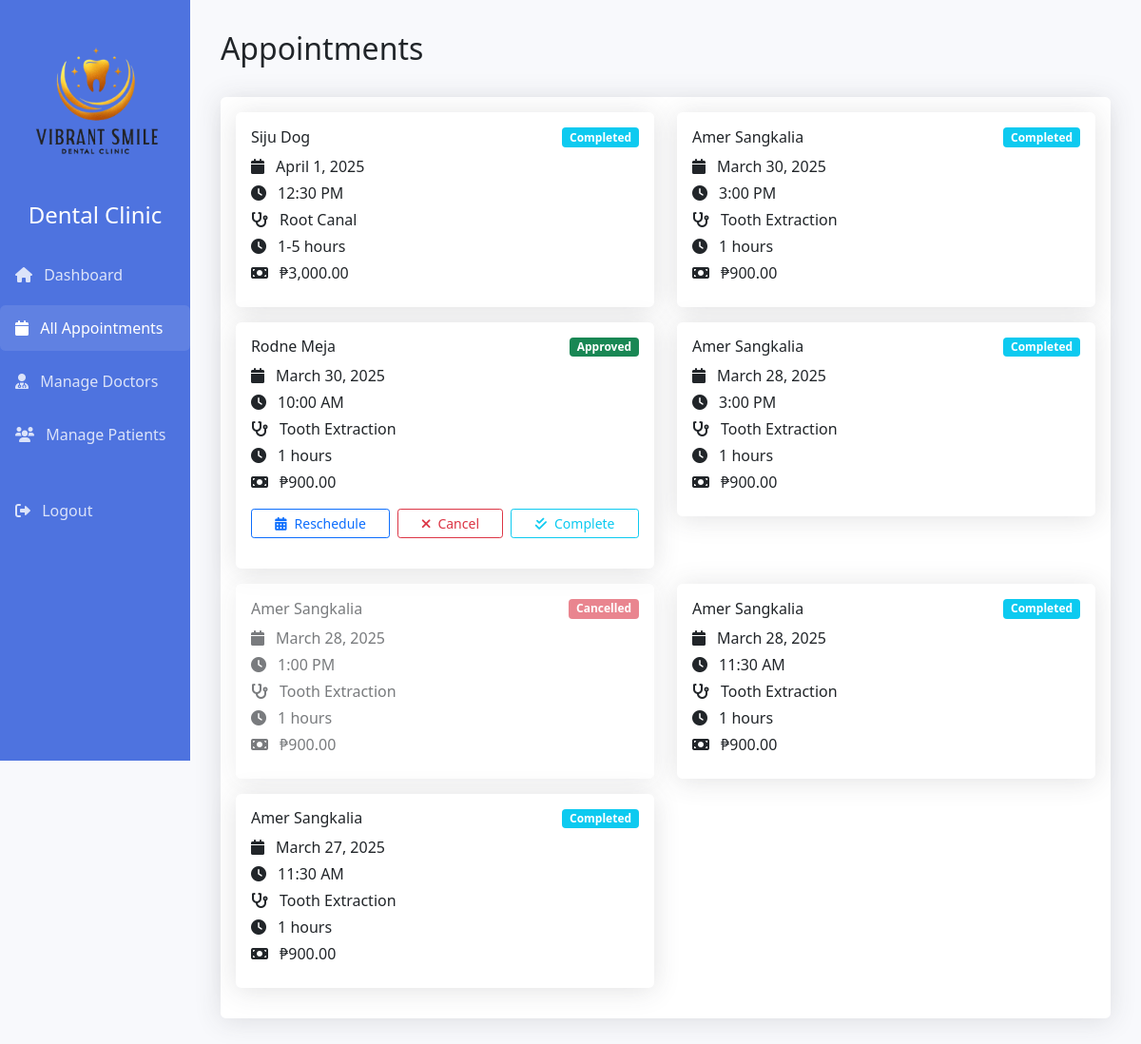
The app's page /appointments.php (signed in) with its own data.
### tables this page shows
CREATE TABLE `appointments` (
  `id` int(11) NOT NULL,
  `patient_id` int(11) NOT NULL,
  `doctor_id` int(11) DEFAULT NULL,
  `appointment_date` date NOT NULL,
  `appointment_time` time NOT NULL,
  `status` enum('pending','scheduled','approved','completed','cancelled') NOT NULL DEFAULT 'pending',
  `notes` text DEFAULT NULL,
  `created_at` timestamp NOT NULL DEFAULT current_timestamp(),
  `updated_at` timestamp NOT NULL DEFAULT current_timestamp() ON UPDATE current_timestamp(),
  `service_id` int(11) DEFAULT NULL,
  `end_time` time DEFAULT NULL,
  `reschedule_count` int(11) DEFAULT 0
);

CREATE TABLE `services` (
  `id` int(11) NOT NULL,
  `name` varchar(100) NOT NULL,
  `description` text DEFAULT NULL,
  `duration` varchar(50) NOT NULL,
  `duration_format` varchar(50) DEFAULT NULL,
  `price` decimal(10,2) NOT NULL,
  `status` enum('active','inactive') DEFAULT 'active',
  `created_at` timestamp NOT NULL DEFAULT current_timestamp(),
  `updated_at` timestamp NOT NULL DEFAULT current_timestamp() ON UPDATE current_timestamp()
);

### appointments.php (the view, shortened to what this page needs)
<?php
require_once "config/database.php";
$role = $_SESSION["role"];
$user_id = $_SESSION["id"];
$patient_sql = "SELECT id FROM patients WHERE user_id = ?";
if($stmt = mysqli_prepare($conn, $patient_sql)){
    mysqli_stmt_bind_param($stmt, "i", $user_id);
    mysqli_stmt_execute($stmt);
    $patient_result = mysqli_stmt_get_result($stmt);
    $patient = mysqli_fetch_assoc($patient_result);
} else {
    error_log("Failed to prepare patient query: " . mysqli_error($conn));
    $patient_id = null;
}
if($role == "patient"){
    $sql = "SELECT a.*, s.name as service_name, s.price as service_price, s.duration, s.duration_format,
            CONCAT(u2.first_name, ' ', u2.last_name) as doctor_name,
            CONCAT(pu.first_name, ' ', pu.last_name) as patient_name,
            pu.id as patient_user_id,
            p.family_role
            FROM appointments a
            JOIN doctors d ON a.doctor_id = d.id
            JOIN users u2 ON d.user_id = u2.id
            JOIN services s ON a.service_id = s.id
            JOIN patients p ON a.patient_id = p.id
            JOIN users pu ON p.user_id = pu.id
            WHERE (a.patient_id = ? OR a.patient_id IN (
                SELECT p2.id FROM patients p1
                JOIN patients p2 ON p1.family_code = p2.family_code
                WHERE p1.user_id = ? AND p1.family_code IS NOT NULL AND p2.id != p1.id
            ))
            ORDER BY a.appointment_date DESC, a.appointment_time DESC";
    if($stmt = mysqli_prepare($conn, $sql)){
        mysqli_stmt_bind_param($stmt, "ii", $patient['id'], $_SESSION["id"]);
        if(!mysqli_stmt_execute($stmt)) {
            die("Error executing query: " . mysqli_stmt_error($stmt));
        }
        $appointments_result = mysqli_stmt_get_result($stmt);
        if(!$appointments_result) {
            die("Error getting result: " . mysqli_error($conn));
        }
        while($row = mysqli_fetch_assoc($appointments_result)) {
            $appointments[] = $row;
        }
    } else {
        die("Error preparing statement: " . mysqli_error($conn));
    }
} else{
    $sql = "SELECT a.*, d.specialization, s.name as service_name, s.price as service_price, s.duration, s.duration_format,
            CONCAT(u1.first_name, ' ', u1.last_name) as doctor_name,
            CONCAT(u2.first_name, ' ', u2.last_name) as patient_name
            FROM appointments a
            JOIN doctors d ON a.doctor_id = d.id
            JOIN patients p ON a.patient_id = p.id
            JOIN users u1 ON d.user_id = u1.id
            JOIN users u2 ON p.user_id = u2.id
            JOIN services s ON a.service_id = s.id
            ORDER BY a.appointment_date DESC, a.appointment_time DESC";
}
$appointments = array();
if($stmt = mysqli_prepare($conn, $sql)){
    if(!mysqli_stmt_execute($stmt)) {
        die("Error executing query: " . mysqli_stmt_error($stmt));
    }
    $appointments_result = mysqli_stmt_get_result($stmt);
    while($row = mysqli_fetch_assoc($appointments_result)) {
        $appointments[] = $row;
    }
} else {
    die("Error preparing statement: " . mysqli_error($conn));
}
    if(empty($appointments)): ?>
    <?php endif;
$role = $_SESSION["role"];
?>
<!DOCTYPE html>
<html lang="en">
<head>
    <link href="https://cdn.jsdelivr.net/npm/bootstrap@5.1.3/dist/css/bootstrap.min.css" rel="stylesheet">
    <link href="https://cdnjs.cloudflare.com/ajax/libs/font-awesome/6.0.0/css/all.min.css" rel="stylesheet">
</head>
<body>
    <div class="container-fluid">
        <div class="row">
            <div class="col-md-3 col-lg-2 px-0 sidebar">
                <div class="text-center mb-4">
                    <img src="assets/images/logo_vibrant.png" alt="Vibrant Smile Dental Clinic Logo" class="img-fluid mb-3" style="max-width: 180px; height: auto; transition: transform 0.3s ease;">
                    <h4 class="text-white">Dental Clinic</h4>
                </div>
                <ul class="nav flex-column">
                    <li class="nav-item">
                        <a class="nav-link" href="dashboard.php">
                            <i class="fas fa-home me-2"></i> Dashboard
                        </a>
                    </li>
                    <?php if($role == "patient"): ?>
                    <li class="nav-item">
                        <a class="nav-link active" href="appointments.php">
                            <i class="fas fa-calendar-alt me-2"></i> My Appointments
                        </a>
                    </li>
                    <li class="nav-item">
                        <a class="nav-link" href="patient_medical_history.php">
                            <i class="fas fa-notes-medical me-2"></i> Medical History
                            <?php if(!$has_medical_history): ?>
                            <span class="badge bg-danger rounded-pill ms-2">Required</span>
                            <?php endif; ?>
                        </a>
                    </li>
                    <li class="nav-item">
                        <a class="nav-link" href="family_profile.php">
                            <i class="fas fa-users me-2"></i> Family Profile
                        </a>
                    </li>
                    <li class="nav-item">
                        <a class="nav-link" href="messaging.php">
                            <i class="fas fa-comments me-2"></i> Messages
                            <span class="badge bg-danger rounded-pill ms-2" id="unreadMessagesCount">0</span>
                        </a>
                    </li>
                    <li class="nav-item">
                        <a class="nav-link" href="profile.php">
                            <i class="fas fa-user me-2"></i> My Profile
                        </a>
                    </li>
                    <?php else: ?>
                    <li class="nav-item">
                        <a class="nav-link active" href="appointments.php">
                            <i class="fas fa-calendar me-2"></i> All Appointments
                        </a>
                    </li>
                    <li class="nav-item">
                        <a class="nav-link" href="doctors.php">
                            <i class="fas fa-user-md me-2"></i> Manage Doctors
                        </a>
                    </li>
                    <li class="nav-item">
                        <a class="nav-link" href="patients.php">
                            <i class="fas fa-users me-2"></i> Manage Patients
                        </a>
                    </li>
                    <?php endif; ?>
                    <li class="nav-item mt-4">
                        <a class="nav-link" href="logout.php">
                            <i class="fas fa-sign-out-alt me-2"></i> Logout
                        </a>
                    </li>
                </ul>
            </div>
            <div class="col-md-9 col-lg-10 main-content">
                <div class="d-flex justify-content-between align-items-center mb-4">
                    <h2>Appointments</h2>
                </div>
                <div class="card">
                    <div class="card-body">
                        <div class="row" id="appointmentsList">
                            <?php if(empty($appointments)): ?>
                            <div class="col-12 text-center py-5">
                                <div class="empty-state">
                                    <i class="fas fa-calendar-times fa-4x text-muted mb-3"></i>
                                    <h4 class="text-muted">No Appointments Found</h4>
                                    <?php if($role == "patient"): ?>
                                    <p class="text-muted mb-3">You don't have any appointments scheduled yet.</p>
                                    <a href="#" class="btn btn-primary" data-bs-toggle="modal" data-bs-target="#newAppointmentModal">
                                        <i class="fas fa-plus me-2"></i> Schedule Your First Appointment
                                    </a>
                                    <?php else: ?>
                                    <p class="text-muted">There are no appointments available at this time.</p>
                                    <?php endif; ?>
                                </div>
                            </div>
                            <?php else: ?>
                            <?php foreach($appointments as $appointment): ?>
                            <div class="col-md-6 mb-3">
                                <div class="card appointment-card">
                                    <div class="card-body">
                                        <div class="d-flex justify-content-between align-items-center mb-2">
                                            <h6 class="card-title mb-0">
                                                <?php echo $role == "patient" ? htmlspecialchars($appointment['doctor_name']) : htmlspecialchars($appointment['patient_name']); ?>
                                            </h6>
                                            <span class="badge bg-<?php
                                                switch($appointment['status']) {
                                                    case 'approved':
                                                        echo 'success';
                                                        break;
                                                    case 'cancelled':
                                                        echo 'danger';
                                                        break;
                                                    case 'completed':
                                                        echo 'info';
                                                        break;
                                                }
                                            ?>" data-status="<?php echo $appointment['status']; ?>">
                                                <?php echo ucfirst($appointment['status']); ?>
                                            </span>
                                        </div>
                                        <p class="card-text mb-1">
                                            <i class="fas fa-calendar me-2"></i>
                                            <?php echo date('F j, Y', strtotime($appointment['appointment_date'])); ?>
                                        </p>
                                        <p class="card-text mb-1">
                                            <i class="fas fa-clock me-2"></i>
                                            <?php echo date('g:i A', strtotime($appointment['appointment_time'])); ?>
                                        </p>
                                        <p class="card-text mb-1">
                                            <i class="fas fa-stethoscope me-2"></i>
                                            <?php echo htmlspecialchars($appointment['service_name']); ?>
                                        </p>
                                        <p class="card-text mb-1">
                                            <i class="fas fa-clock me-2"></i>
                                            <?php echo htmlspecialchars($appointment['duration_format']); ?>
                                        </p>
                                        <p class="card-text mb-2">
                                            <i class="fas fa-money-bill me-2"></i>
                                            ₱<?php echo number_format($appointment['service_price'], 2); ?>
                                        </p>
                                        <?php if($role != "patient" && $appointment['status'] == 'approved'): ?>
                                        <div class="d-flex gap-2 mt-3">
                                            <button type="button" class="btn btn-outline-primary btn-sm flex-grow-1 d-flex align-items-center justify-content-center"
                                                    data-bs-toggle="modal"
                                                    data-bs-target="#doctorRescheduleModal<?php echo $appointment['id']; ?>"
                                                    style="height: 31px;">
                                                <i class="fas fa-calendar-alt me-2"></i>
                                                <span>Reschedule</span>
                                            </button>
                                            <form method="post" class="d-inline flex-grow-1">
                                                <button type="submit" name="update_status" class="btn btn-outline-danger btn-sm w-100 d-flex align-items-center justify-content-center" style="height: 31px;">
                                                    <i class="fas fa-times me-2"></i>
                                                    <span>Cancel</span>
                                                </button>
                                            </form>
                                            <form method="post" class="d-inline flex-grow-1">
                                                <button type="submit" name="update_status" class="btn btn-outline-info btn-sm w-100 d-flex align-items-center justify-content-center" style="height: 31px;">
                                                    <i class="fas fa-check-double me-2"></i>
                                                    <span>Complete</span>
                                                </button>
                                            </form>
                                        </div>
                                        <?php endif; ?>
                                    </div>
                                </div>
                            </div>
                            <?php endforeach; ?>
                            <?php endif; ?>
                        </div>
                    </div>
                </div>
            </div>
        </div>
    </div>
    <link rel="stylesheet" href="https://cdnjs.cloudflare.com/ajax/libs/animate.css/4.1.1/animate.min.css" />
</body>
</html>

### appointments.php (style rules this page uses)
body { background: #f8f9fc; }
.sidebar { min-height: 100vh; background: #4e73df; color: white; padding: 1rem; position: fixed; width: 16.66%; overflow-y: auto; z-index: 100; }
.sidebar .nav-link { color: rgba(255,255,255,.8); padding: 0.75rem 1rem; border-radius: 0.35rem; margin-bottom: 0.5rem; }
.sidebar .nav-link.active { background: rgba(255,255,255,.1); color: white; }
.main-content { padding: 2rem; margin-left: 16.66%; }
.card { border: none; border-radius: 0.35rem; box-shadow: 0 0.15rem 1.75rem 0 rgba(58, 59, 69, 0.15); }
.appointment-card { transition: transform 0.2s; }
.canceled-appointment { opacity: 0.6; }

### records on screen
appointments: patient_name "Siju Dog", status "Completed", appointment_date "April 1, 2025", appointment_time "12:30 PM", service.name "Root Canal", service.duration_format "1-5 hours", service.price "3,000.00"
appointments: patient_name "Amer Sangkalia", status "Completed", appointment_date "March 30, 2025", appointment_time "3:00 PM", service.name "Tooth Extraction", service.duration_format "1 hours", service.price "900.00"
appointments: patient_name "Rodne Meja", status "Approved", appointment_date "March 30, 2025", appointment_time "10:00 AM", service.name "Tooth Extraction", service.duration_format "1 hours", service.price "900.00"
appointments: patient_name "Amer Sangkalia", status "Completed", appointment_date "March 28, 2025", appointment_time "3:00 PM", service.name "Tooth Extraction", service.duration_format "1 hours", service.price "900.00"
appointments: patient_name "Amer Sangkalia", status "Cancelled", appointment_date "March 28, 2025", appointment_time "1:00 PM", service.name "Tooth Extraction", service.duration_format "1 hours", service.price "900.00"
appointments: patient_name "Amer Sangkalia", status "Completed", appointment_date "March 28, 2025", appointment_time "11:30 AM", service.name "Tooth Extraction", service.duration_format "1 hours", service.price "900.00"
appointments: patient_name "Amer Sangkalia", status "Completed", appointment_date "March 27, 2025", appointment_time "11:30 AM", service.name "Tooth Extraction", service.duration_format "1 hours", service.price "900.00"
